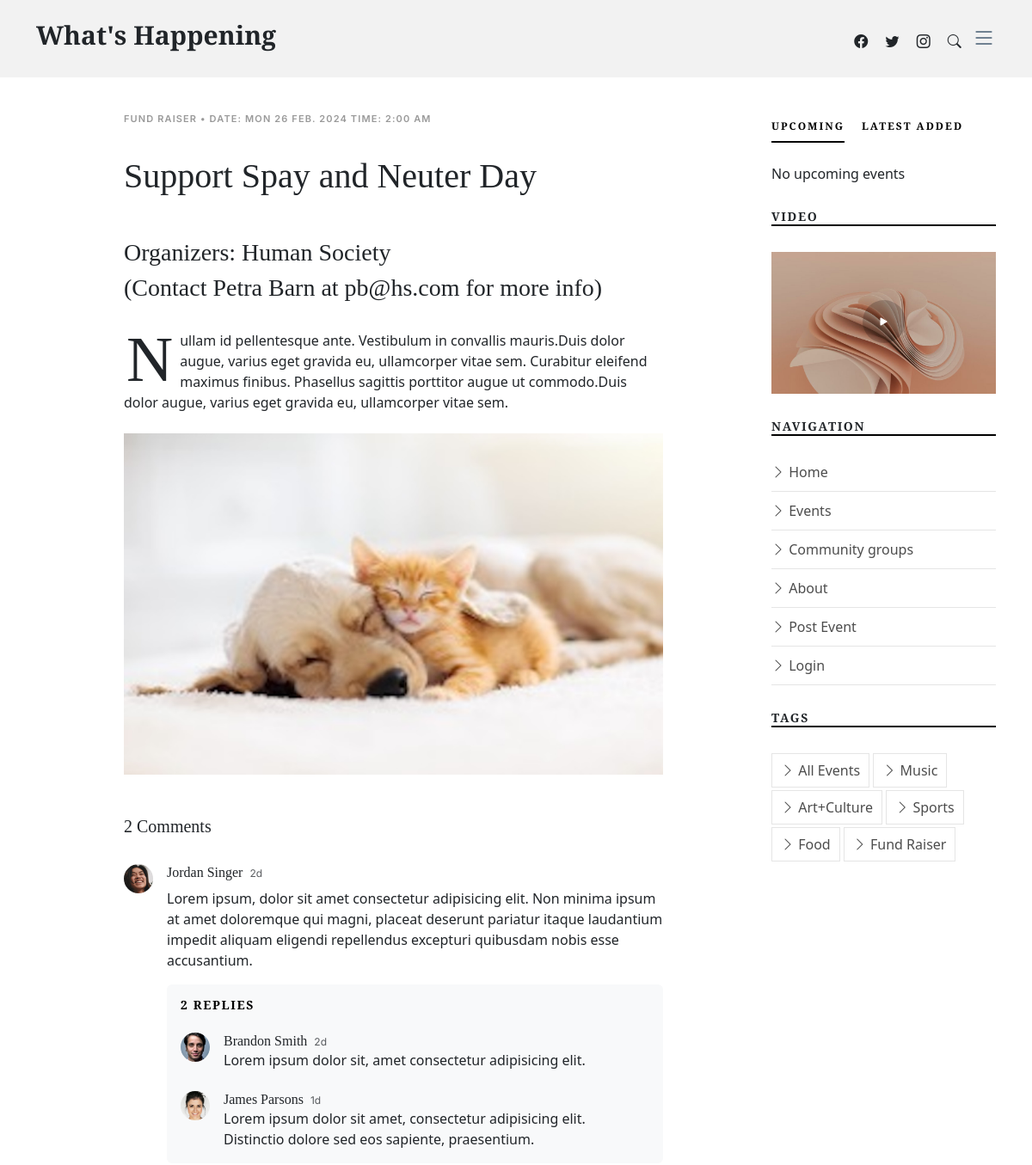
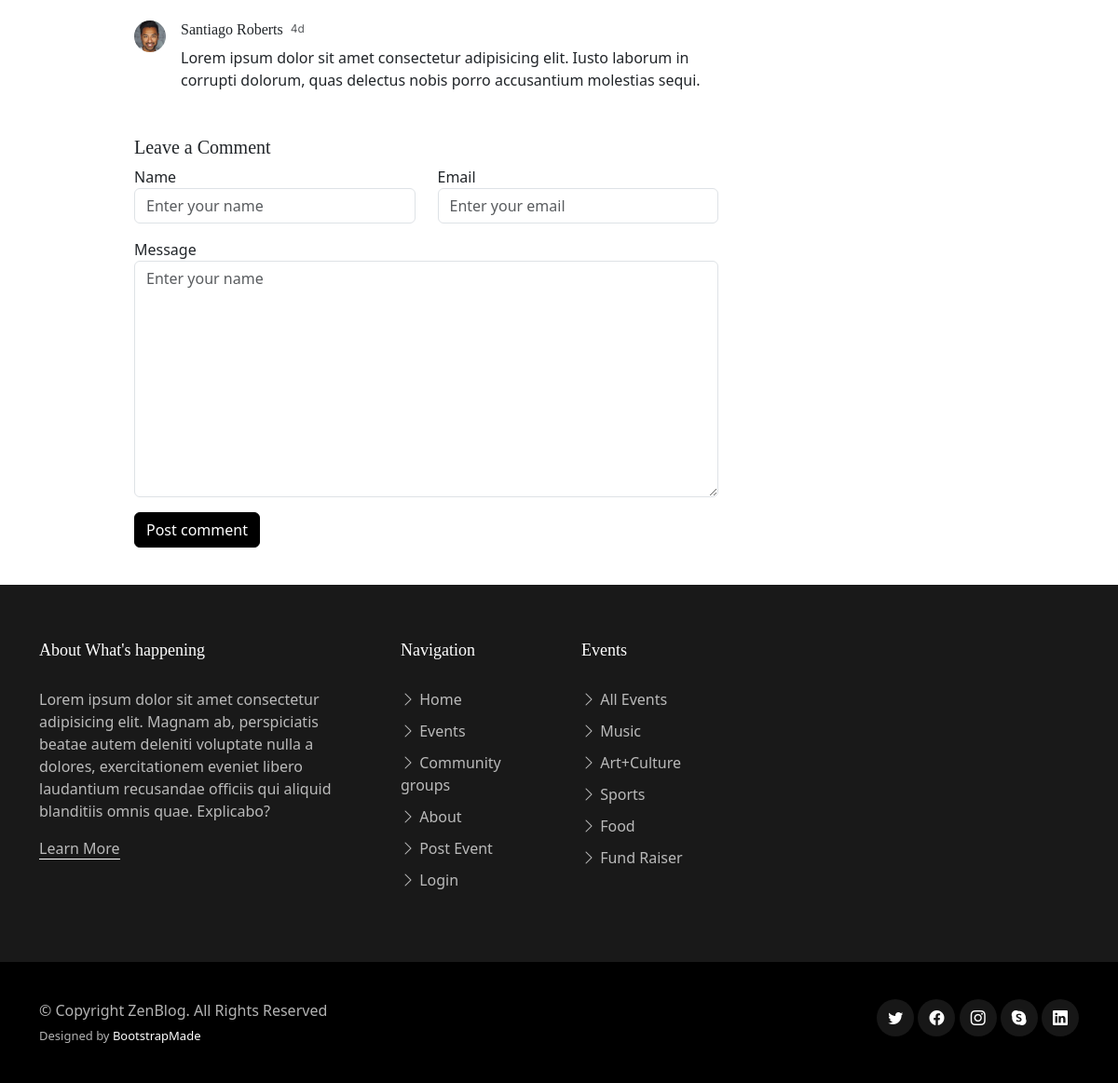
Page /single-post.php?event=1 on the committed database (2 pictures, top to bottom).
### tables this page shows
CREATE TABLE `Events` (
  `EventID` int NOT NULL,
  `EventTypeID` int NOT NULL,
  `GroupID` int NOT NULL,
  `EventDate` timestamp NOT NULL DEFAULT CURRENT_TIMESTAMP,
  `SubmitDate` timestamp NOT NULL DEFAULT CURRENT_TIMESTAMP,
  `EventTitle` varchar(100) NOT NULL,
  `EventImage` varchar(50) NOT NULL,
  `EventDesc` text NOT NULL
);

CREATE TABLE `EventTypes` (
  `EventTypeID` int NOT NULL,
  `EventType` varchar(100) NOT NULL
);

CREATE TABLE `Groups` (
  `GroupID` int NOT NULL,
  `GroupName` varchar(100) NOT NULL,
  `GroupImage` varchar(50) NOT NULL,
  `GroupType` varchar(100) NOT NULL,
  `GroupDesc` text NOT NULL,
  `ContactName` varchar(255) NOT NULL,
  `ContactEmail` varchar(255) NOT NULL
);

### single-post.php (the view, shortened to what the rows shown need)
<!DOCTYPE html>
<html lang="en">
<head>
  <link href="assets/vendor/bootstrap/css/bootstrap.min.css" rel="stylesheet">
  <link href="assets/vendor/bootstrap-icons/bootstrap-icons.css" rel="stylesheet">
  <link href="assets/vendor/swiper/swiper-bundle.min.css" rel="stylesheet">
  <link href="assets/vendor/glightbox/css/glightbox.min.css" rel="stylesheet">
  <link href="assets/vendor/aos/aos.css" rel="stylesheet">
  <link href="assets/css/variables.css" rel="stylesheet">
  <link href="assets/css/main.css" rel="stylesheet">
</head>
<body>
  <header id="header" class="header d-flex align-items-center fixed-top">
    <div class="container-fluid container-xl d-flex align-items-center justify-content-between">
      <a href="index.php" class="logo d-flex align-items-center">
    <h1>What's Happening</h1>
  </a>
    </div>
  </header>
  <main id="main">
     <section class="single-post-content">
      <div class="container">
        <div class="row">
          <div class="col-md-9 post-content" data-aos="fade-up">
              <?php
               $db_hostname = '127.0.0.1';
               $db_username = 'root';
               $db_password = 'root';
               $db_database = 'whats_happening';
               $conn = new mysqli($db_hostname, $db_username, $db_password, $db_database);
               if (isset($_GET['event'])) {
                $event_id = $_GET['event'];
               $myquery = "SELECT events.*, groups.GroupName, groups.ContactName, groups.ContactEmail, eventtypes.EventType
              FROM `Events`
              INNER JOIN `Groups` ON events.GroupID = groups.GroupID
              INNER JOIN eventtypes ON events.EventTypeID = eventtypes.EventTypeID
              WHERE events.EventID = $event_id";
               if($result = $conn->query($myquery)){
                 while($row = $result->fetch_assoc()){
                   $Name = $row['GroupName'];
                   $Category = $row['EventType'];
                   $Date = date("D j M. Y", strtotime($row['EventDate']));
                    $Time = date("g:i A", strtotime($row['EventDate']));
                   $Event = $row['EventTitle'];
                   $Description = $row['EventDesc'];
                   $EventImage = $row['EventImage'];
                   $ContactName = $row['ContactName'];
                   $ContactEmail = $row['ContactEmail'];
              $Substring = substr($Description, 1);
              echo <<<HEREDOCIDENTIFIER
              <div class="single-post">
              <div class="post-meta"><span class="date">$Category • DATE: $Date TIME: $Time</span></div><br>
              <h1 class="mb-5">$Event</h1>
              <h3 class ="mb-2">Organizers: $Name</h3>
              <h3 class ="mb-2">(Contact $ContactName at $ContactEmail for more info)</h3><br>
              <p><span class="firstcharacter">$Description[0]</span>$Substring</p>
              <figure class="my-4">
                <img src="$EventImage" alt="" class="img-fluid">
              </figure>
HEREDOCIDENTIFIER;
               }
              }else{
                echo "Nothing here to display! Sorry!";
              }
            } else{
              echo "Event ID not provided";
            }
              ?>
            </div>
          </div>
        </div>
      </div>
    </section>
  </main>
</body>
</html>

### rows in the picture
events: EventTypeID.EventType "FUND RAISER", EventDate "MON 26 FEB. 2024", EventDate "2:00 AM", EventTitle "Support Spay and Neuter Day", GroupID.GroupName "Human Society", GroupID.ContactName "Petra Barn", GroupID.ContactEmail "pb@hs.com", EventDesc "N", EventDesc "ullam id pellentesque ante. Vestibulum in convallis mauris.Duis dolor augue, varius eget gravida eu, ullamcorper vitae sem. Curabitur eleifend maximus finibus. Phasellus sagittis porttitor augue ut commodo.Duis dolor augue, varius eget gravida eu, ullamcorper vitae sem.", EventImage (picture)
